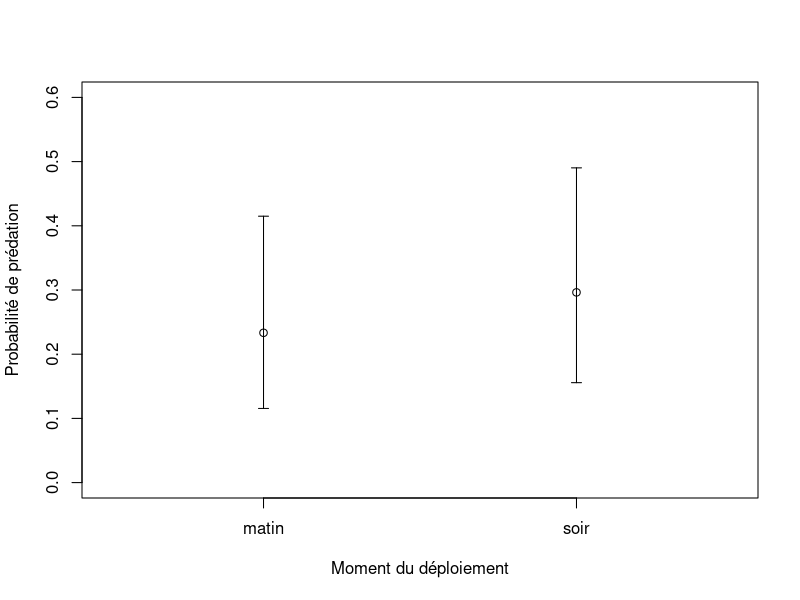
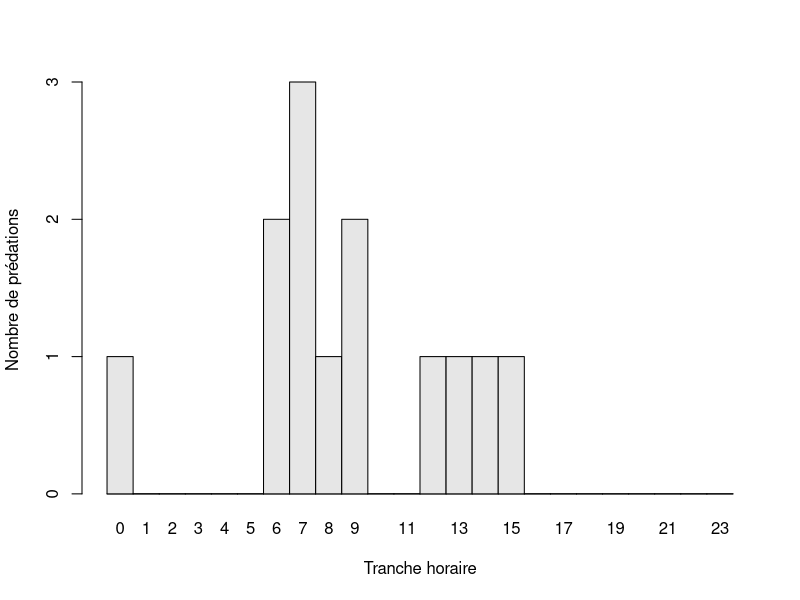

Here is the R script that generated these plots, in order:

setwd("/home/robes1/CONTRAT_ULAVAL/R8751/data/clean/mortalite_routiere_2025")

library(lme4)

persi_2025 <- read.csv("clean_persistance_2025.csv", header = TRUE, sep = ",")

# Figure pour le moment de la prédation

persi_2025$moment <- factor(ifelse(as.integer(substr(persi_2025$heure1, 1, 2)) < 12, "matin", "soir"))

mod_persi25 <- glmer(conso ~ moment + (1 | tr), family = binomial, data = persi_2025)

X <- model.matrix(~ moment, data.frame(moment = factor(c("matin", "soir"))))
fit <- as.vector(X %*% fixef(mod_persi25))
se <- sqrt(diag(X %*% as.matrix(vcov(mod_persi25)) %*% t(X)))

est <- plogis(fit)
inf <- plogis(fit - 1.96 * se)
sup <- plogis(fit + 1.96 * se)

plot(1:2, est, ylim = c(0, 0.6), xlim = c(0.5, 2.5), xaxt = "n",
     xlab = "Moment du déploiement", ylab = "Probabilité de prédation")
axis(1, at = 1:2, labels = c("matin", "soir"))
arrows(1:2, inf, 1:2, sup, angle = 90, code = 3, length = 0.05)

# Figure heure de prédation

persi_2025$tranche <- as.integer(substr(persi_2025$heure_pred,1,2))


pred_tranche <- table(persi_2025$conso, factor(persi_2025$tranche, levels = 0:23))

png("/home/robes1/CONTRAT_ULAVAL/R8751/output/graphique/resultats/mortalite_routiere_2025/tranches_persi_2025.png", 
width = 8, height = 6, units = "in", res = 600)

barplot(pred_tranche, space = 0,
        yaxt="n",
        xlab = "Tranche horaire",
        ylab = "Nombre de prédations")
axis(2, at=0:max(pred_tranche))
dev.off()
